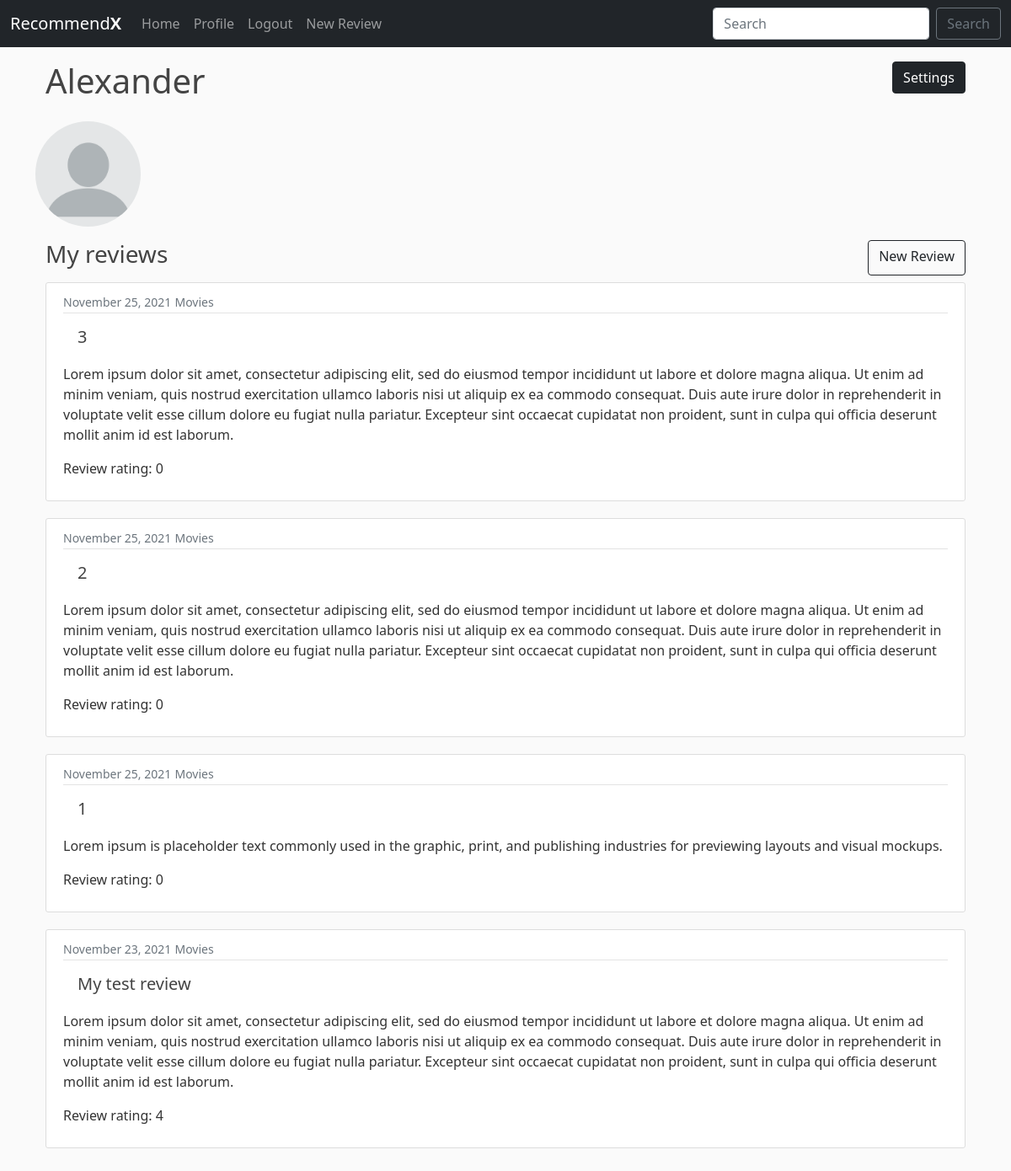
Before: /profile/ (signed in) with the older database file.
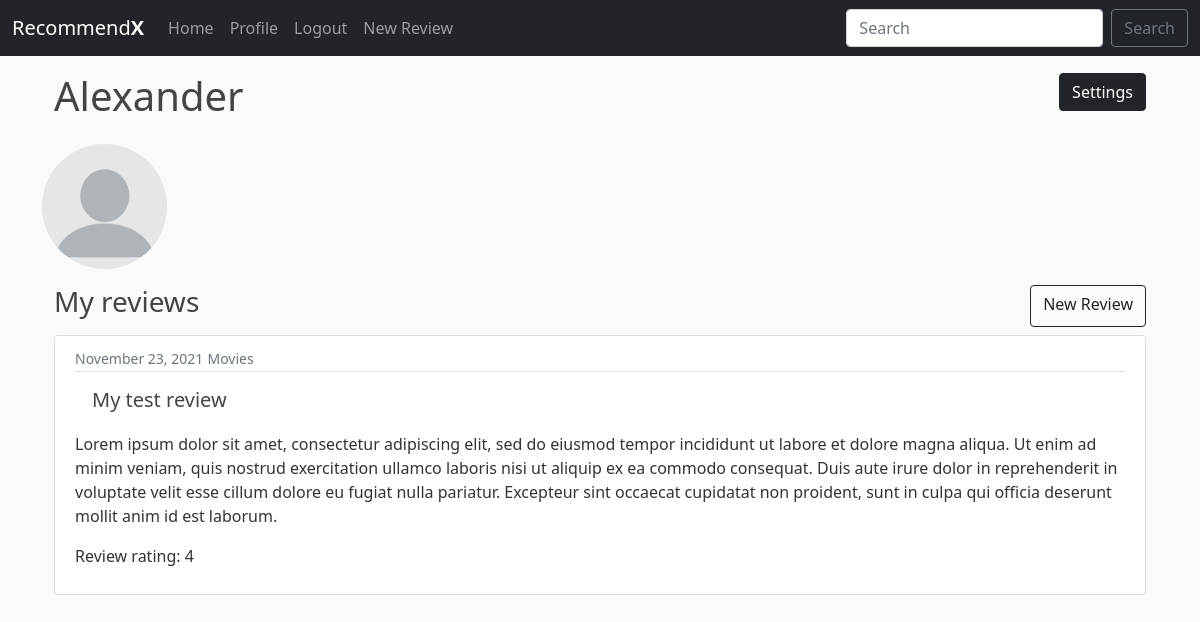
After: the same page with the newer database file.
### main/models.py (models this page shows, shortened)
class Review(models.Model):
    title = models.CharField(max_length=50)
    category = models.CharField(max_length=50, default='Movies')
    publisher = models.ForeignKey(User, on_delete = models.CASCADE)
    content = models.TextField(max_length=6000, blank=True)
    date = models.DateTimeField(auto_now_add=True)
    rating = models.PositiveSmallIntegerField(choices=RATING_CHOISES, blank=True, default=0)
    likes = models.ManyToManyField(User, related_name='review_name')

### users/views.py (the view)
# urls.py: path('profile/', user_views.profile, name='profile'),
@login_required
def profile(request):
    reviews = Review.objects.filter(publisher=request.user).order_by('-date')
    if request.method == 'POST':
        u_form = UserUpdateForm(request.POST, instance=request.user)
        p_form = ProfileUpdateForm(request.POST, request.FILES, instance=request.user.profile)
        if u_form.is_valid() and p_form.is_valid():
            u_form.save()
            p_form.save()
            messages.success(request, f'Your account has been updated!')
            return redirect('profile')
    else:
        u_form = UserUpdateForm(instance=request.user)
        p_form = ProfileUpdateForm(instance=request.user.profile)
    context = {
        'u_form': u_form,
        'p_form': p_form,
        'reviews': reviews
    }
    return render(request, 'users/profile.html', context)

### users/forms.py
class UserUpdateForm(forms.ModelForm):
    email = forms.EmailField()
    class Meta:
        model = User
        fields = ['username', 'email']

class ProfileUpdateForm(forms.ModelForm):
    class Meta:
        model = Profile
        fields = ['image']

### users/templates/users/profile.html (shortened to what this page needs)
{% extends 'main/base.html' %}
{% load crispy_forms_tags %}
{% block content %}
<div class="container d-flex justify-content-between mb-3 mt-3">
  <h1>{{ user.username }}</h1>
  <h3><a class="btn btn-dark" href="{% url 'profile-settings' %}">Settings</a></h3>
</div>
<img class="rounded-circle account-img" src="{{ user.profile.image.url }}" onerror="if (this.src != 'default.png') this.src = '../media/default.png'">
<br>
<div class="container">
  <div class="d-flex justify-content-between mb-2">
    <h3>My reviews</h3>
    <a class="btn btn-outline-dark" href="{% url 'review-create' %}">New Review</a>
  </div>
    {% for r in reviews %}
    <article class="media content-section">
        <div class="media-body">
          <div class="article-metadata">
            <small class="text-muted">{{ r.date|date:"F d, Y" }}</small>
            <small class="text-muted">{{r.category}}</small>
          </div>
          <h2><a class="btn article-title btn-lg" href="{% url 'review-detail' r.id %}">{{r.title}}</a></h2>
          <p class="article-content">{{r.content}}</p>
          <p class="article-content">Review rating: {{r.rating}}</p>
        </div>
      </article>
    {% endfor %}
</div>
<br>
{% endblock %}

Changed rows visible on the page:
removed Review: date "November 25, 2021", category "Movies", title "3", content "Lorem ipsum dolor sit amet, consectetur adipiscing elit, sed do eiusmod tempor incididunt ut labore et dolore magna aliqua. Ut enim ad minim veniam, quis nostrud exercitation ullamco laboris nisi ut aliquip ex ea commodo consequat. Duis aute irure dolor in reprehenderit in voluptate velit esse cillum dolore eu fugiat nulla pariatur. Excepteur sint occaecat cupidatat non proident, sunt in culpa qui officia deserunt mollit anim id est laborum.", rating "0"
removed Review: date "November 25, 2021", category "Movies", title "2", content "Lorem ipsum dolor sit amet, consectetur adipiscing elit, sed do eiusmod tempor incididunt ut labore et dolore magna aliqua. Ut enim ad minim veniam, quis nostrud exercitation ullamco laboris nisi ut aliquip ex ea commodo consequat. Duis aute irure dolor in reprehenderit in voluptate velit esse cillum dolore eu fugiat nulla pariatur. Excepteur sint occaecat cupidatat non proident, sunt in culpa qui officia deserunt mollit anim id est laborum.", rating "0"
removed Review: date "November 25, 2021", category "Movies", title "1", content "Lorem ipsum is placeholder text commonly used in the graphic, print, and publishing industries for previewing layouts and visual mockups.", rating "0"
